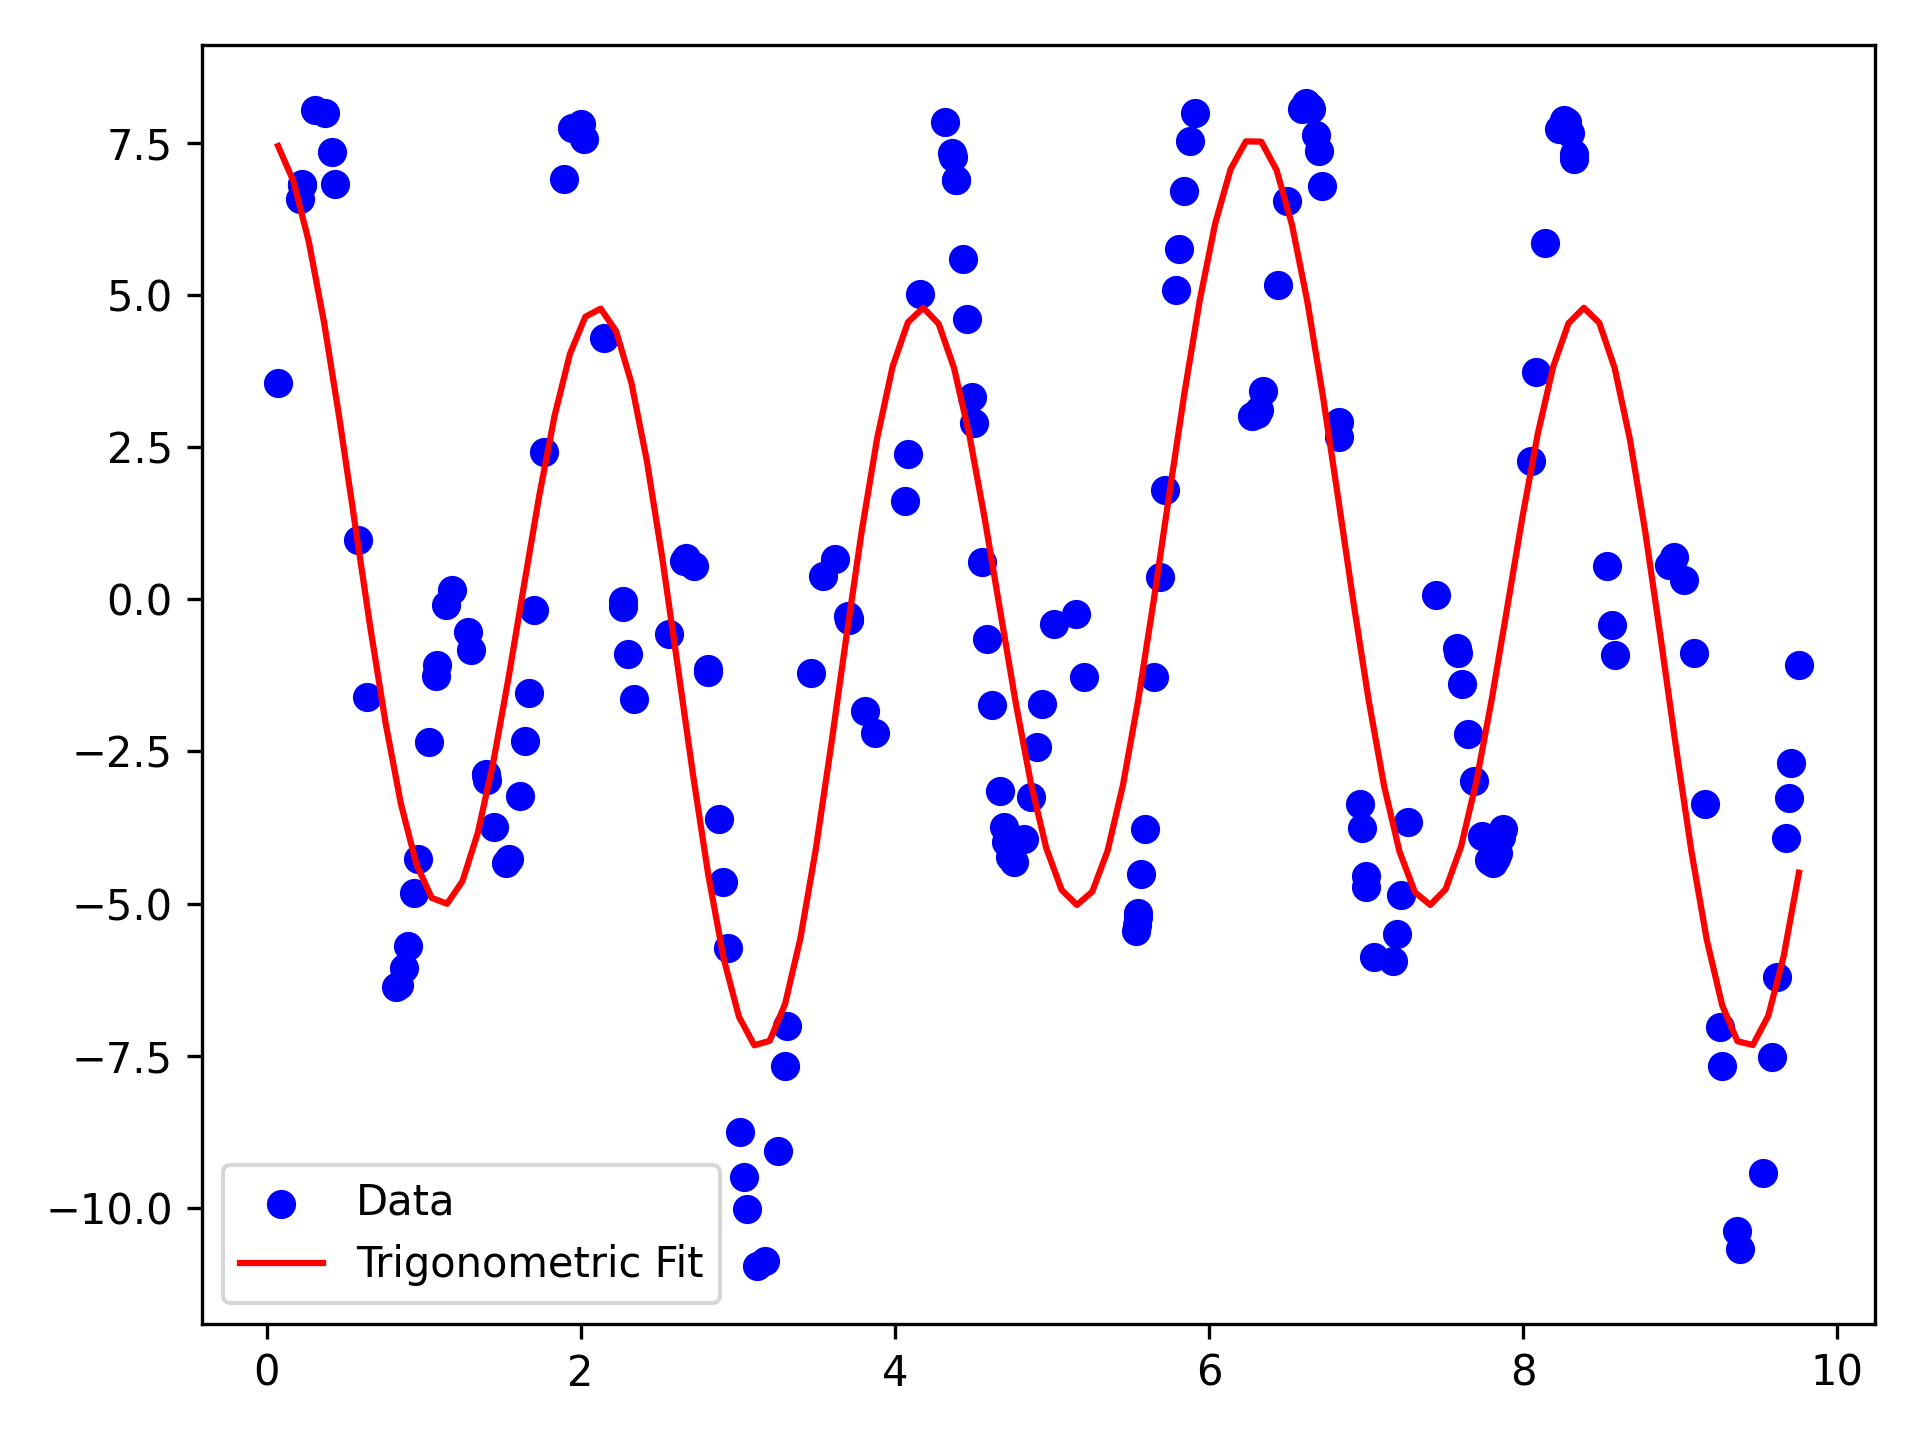

Generate this figure with Python:
"""Fit a trigonometric polynomial to data using the L2 orthogonal projection operator."""

import matplotlib.pyplot as plt
import numpy as np

from sigalg.core import Index, RandomVector
from sigalg.l2 import L2

arr = np.load("data/fourier_data.npy")

component_names = Index().from_list(["X", "Y"])
Z = RandomVector(
    name="Z",
    index=component_names,
).from_numpy(array=arr)

Omega = Z.domain
P = Z.probability_measure

X, Y = Z.components

H = L2(sample_space=Omega, probability_measure=P)

_, u, _ = H.proj(
    rv=Y,
    subspace=[np.cos(n * X) for n in range(1, 5)],
)

x = np.linspace(X.data.min(), X.data.max(), 100)
y = sum(u[n - 1] * np.cos(n * x) for n in range(1, 5))

plt.scatter(X.data, Y.data, color="blue", label="Data")
plt.plot(x, y, color="red", label="Trigonometric Fit")
plt.legend()
plt.tight_layout()
plt.show()
